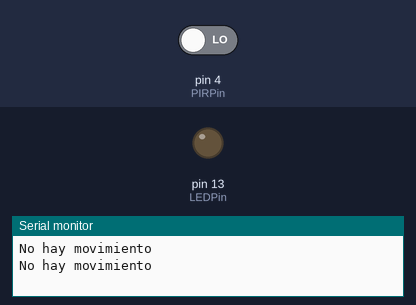
Bench run of a sketch on a simulated Arduino Uno, built with avr-gcc and run on an emulated ATmega328P. Shown: output pins drawn as LEDs (lit = HIGH), the last lines printed to the serial monitor. The test bench sets the inputs (shaded band); at power-on: pin 4 (PIRPin) LOW.

Above: at 2.8 s.
2.9 s: pin 4 (PIRPin) driven HIGH
At 3.6 s:
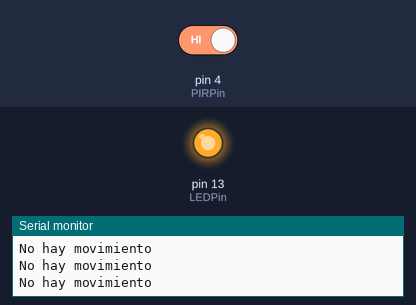
4.5 s: pin 4 (PIRPin) driven LOW
At 6.4 s:
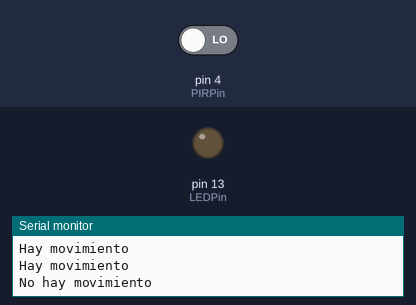
Timing chart, 0 to 7.9 s (numbered marks = the images above; inputs shaded):
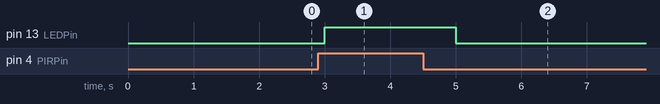

The sketch:

sensor_pir.ino
```cpp
const int LEDPin= 13;
const int PIRPin= 4;

void setup()
{
  Serial.begin(9600);
  pinMode(LEDPin, OUTPUT);
  pinMode(PIRPin, INPUT);
}

void loop()
{
  int value= digitalRead(PIRPin);

  if (value == HIGH)
  {
    digitalWrite(LEDPin, HIGH);
    delay(1000);
    Serial.println("Hay movimiento");
  }
  else
  {
    digitalWrite(LEDPin, LOW);
    delay(1000);
    Serial.println("No hay movimiento");
  }
}
```

Measured:
- after the input at 2.9 s, pin 13 (LEDPin): LOW → HIGH after 0.10 s
- after the input at 4.5 s, pin 13 (LEDPin): HIGH → LOW after 0.50 s
